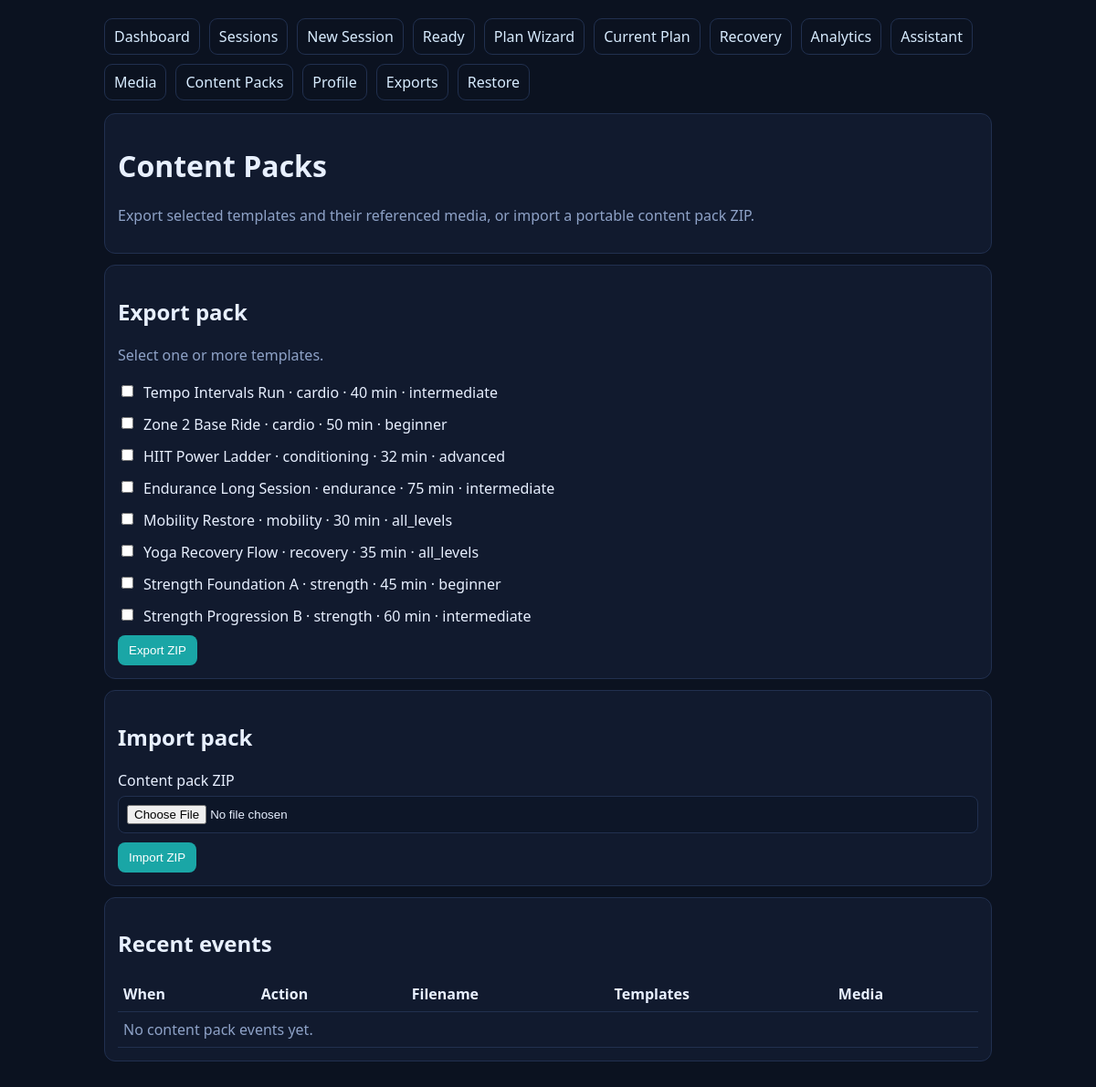
The page /content-packs on the database its author committed.
### tables this page shows
CREATE TABLE session_template (
            id INTEGER PRIMARY KEY AUTOINCREMENT,
            name TEXT NOT NULL,
            discipline TEXT NOT NULL,
            duration_minutes INTEGER NOT NULL,
            level TEXT NOT NULL,
            json_blocks TEXT NOT NULL,
            created_at TEXT NOT NULL,
            updated_at TEXT NOT NULL
        );

### app_server.py (the view)
    @app.get("/content-packs")
    @require_login
    def content_packs_page():
        connection = sqlite3.connect(db_path)
        connection.row_factory = sqlite3.Row
        user_id = current_user_id(connection)
        templates = connection.execute(
            """
            SELECT id, name, discipline, duration_minutes, level
            FROM session_template
            ORDER BY discipline ASC, name ASC
            """
        ).fetchall()
        events = connection.execute(
            """
            SELECT id, action, filename, templates_count, media_count, created_at
            FROM content_pack_event
            WHERE user_id = ?
            ORDER BY id DESC
            LIMIT 25
            """,
            (user_id,),
        ).fetchall()
        connection.close()
        return render_template(
            "content_packs.html",
            templates=[dict(row) for row in templates],
            events=[dict(row) for row in events],
            error=request.args.get("error"),
            message=request.args.get("message"),
        )

### app_server.py (called while the page is built, shortened)
def get_or_create_founder_user(connection: sqlite3.Connection) -> int:
    row = connection.execute("SELECT id FROM users ORDER BY id LIMIT 1").fetchone()
    if row:
        return int(row[0])

### templates/content_packs.html (shortened to what this page needs)
{% extends 'base.html' %}
{% block content %}
<div class="card">
  <h1>Content Packs</h1>
  <p class="muted">Export selected templates and their referenced media, or import a portable content pack ZIP.</p>
</div>
<div class="card">
  <h2>Export pack</h2>
  <form method="post" action="/content-packs/export">
    <p class="muted">Select one or more templates.</p>
    {% for tpl in templates %}
    <label style="display:flex;align-items:center;gap:8px;margin:6px 0;">
      <input type="checkbox" name="template_id" value="{{ tpl.id }}" style="width:auto;"/>
      <span>{{ tpl.name }} · {{ tpl.discipline }} · {{ tpl.duration_minutes }} min · {{ tpl.level }}</span>
    </label>
    {% endfor %}
    <button class="btn" type="submit">Export ZIP</button>
  </form>
</div>
<div class="card">
  <h2>Import pack</h2>
  <form method="post" action="/content-packs/import" enctype="multipart/form-data">
    <label>Content pack ZIP</label>
    <input type="file" name="pack_file" accept=".zip" required />
    <button class="btn" type="submit">Import ZIP</button>
  </form>
</div>
<div class="card">
  <h2>Recent events</h2>
  <table>
    <thead><tr><th>When</th><th>Action</th><th>Filename</th><th>Templates</th><th>Media</th></tr></thead>
    <tbody>
      {% for event in events %}
      <tr>
        <td>{{ event.created_at }}</td>
        <td>{{ event.action }}</td>
        <td>{{ event.filename }}</td>
        <td>{{ event.templates_count }}</td>
        <td>{{ event.media_count }}</td>
      </tr>
      {% else %}
      <tr><td colspan="5" class="muted">No content pack events yet.</td></tr>
      {% endfor %}
    </tbody>
  </table>
</div>
{% endblock %}

### templates/base.html (shortened to what this page needs)
<!doctype html>
<html lang="en">
<head>
</head>
<body>
  <div class="wrap">
    <nav class="nav">
      <a href="/dashboard">Dashboard</a>
      <a href="/sessions">Sessions</a>
      <a href="/sessions/new">New Session</a>
      <a href="/ready">Ready</a>
      <a href="/plan/wizard">Plan Wizard</a>
      <a href="/plan/current">Current Plan</a>
      <a href="/recovery">Recovery</a>
      <a href="/analytics">Analytics</a>
      <a href="/assistant">Assistant</a>
      <a href="/media">Media</a>
      <a href="/content-packs">Content Packs</a>
      <a href="/settings/profile">Profile</a>
      <a href="/exports">Exports</a>
      <a href="/restore">Restore</a>
    </nav>
    {% block content %}{% endblock %}
  </div>
</body>
</html>

### templates/base.html (style rules this page uses)
:root { --bg:#0b1220; --card:#111a2e; --text:#e8f0ff; --muted:#8ea2c7; --accent:#1aa6a6; --border:#21304f; }
* { box-sizing:border-box; }
body { margin:0; font-family:system-ui,-apple-system,Segoe UI,Roboto,Arial; background:var(--bg); color:var(--text); }
.wrap { max-width:1000px; margin:0 auto; padding:20px 14px; }
.nav { display:flex; gap:10px; flex-wrap:wrap; margin-bottom:14px; }
.nav a { color:#d8ecff; text-decoration:none; border:1px solid var(--border); border-radius:9px; padding:8px 10px; }
.card { background:var(--card); border:1px solid var(--border); border-radius:12px; padding:14px; margin-bottom:12px; }
.muted { color:var(--muted); }
.btn { background:var(--accent); color:#fff; border:0; border-radius:8px; padding:9px 12px; cursor:pointer; text-decoration:none; display:inline-block; }
input, textarea, select { width:100%; background:#0d1628; color:var(--text); border:1px solid var(--border); border-radius:8px; padding:9px; margin-top:6px; margin-bottom:10px; }
table { width:100%; border-collapse:collapse; }
th, td { border-bottom:1px solid var(--border); text-align:left; padding:8px 6px; }

### rows shown on the page
session_template: name "Tempo Intervals Run", discipline "cardio", duration_minutes "40", level "intermediate"
session_template: name "Zone 2 Base Ride", discipline "cardio", duration_minutes "50", level "beginner"
session_template: name "HIIT Power Ladder", discipline "conditioning", duration_minutes "32", level "advanced"
session_template: name "Endurance Long Session", discipline "endurance", duration_minutes "75", level "intermediate"
session_template: name "Mobility Restore", discipline "mobility", duration_minutes "30", level "all_levels"
session_template: name "Yoga Recovery Flow", discipline "recovery", duration_minutes "35", level "all_levels"
session_template: name "Strength Foundation A", discipline "strength", duration_minutes "45", level "beginner"
session_template: name "Strength Progression B", discipline "strength", duration_minutes "60", level "intermediate"
